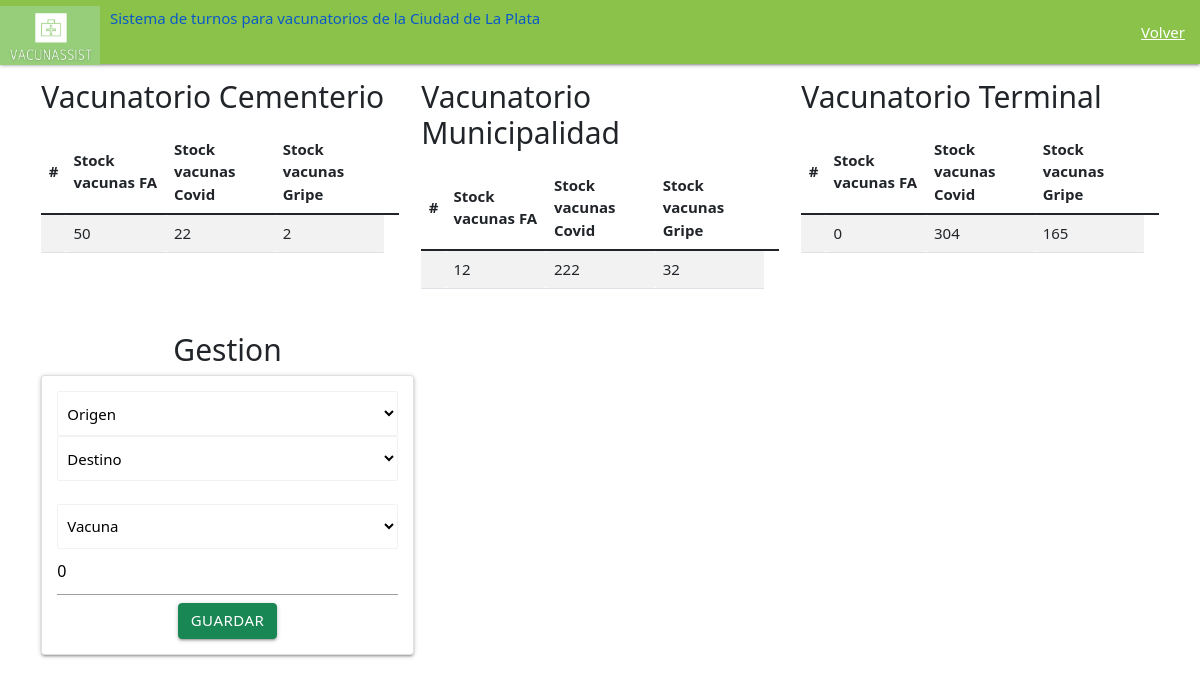
Before: /editarStockVacunatorio/ with the older database file.
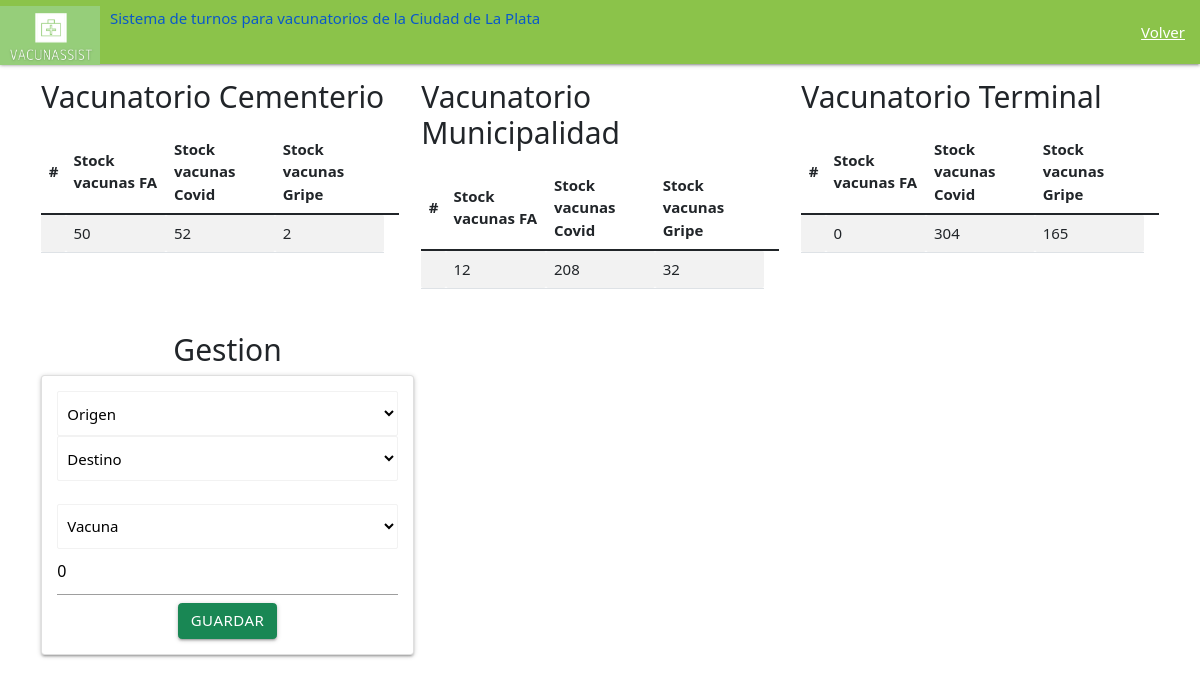
After: the same page with the newer database file.
### main/models.py (models this page shows, shortened)
class Vacunatorio(models.Model):
    administrador_nombre= models.CharField(max_length=100)
    vacunatorio_zona= models.CharField(max_length=100)
    stock_vac_fa=models.IntegerField()
    stock_vac_covid=models.IntegerField()
    stock_vac_gripe=models.IntegerField()

### main/views.py (the view)
# urls.py: path('editarStockVacunatorio/', views.editarStockVacunatorio, name= 'editarStockVacunatorio' ),
def editarStockVacunatorio(request):
    vacunatorioCementerio=Vacunatorio.objects.get(vacunatorio_zona='Cementerio Municipal')
    vacunatorioMunicipalidad=Vacunatorio.objects.get(vacunatorio_zona='Municipalidad')
    vacunatorioTerminal=Vacunatorio.objects.get(vacunatorio_zona='Terminal de Omnibus')
    return render(request, "main/editarStockVacunatorio.html",{"vacunatorioC":vacunatorioCementerio,"vacunatorioMuni":vacunatorioMunicipalidad,"vacunatorioTerm":vacunatorioTerminal})

### main/templates/main/editarStockVacunatorio.html (shortened to what the changed rows need)
<!DOCTYPE html>
{% load static %}
<html lang="en" dir="ltr">
  <head>
        <link rel="stylesheet" href="https://cdnjs.cloudflare.com/ajax/libs/materialize/1.0.0/css/materialize.min.css">
        <link rel="stylesheet" href="https://cdnjs.cloudflare.com/ajax/libs/materialize/1.0.0/css/materialize.min.css">
        <link type='text/css' href="{% static 'css/estilo.css' %}" rel="stylesheet" />
    <link href="https://cdn.jsdelivr.net/npm/bootstrap@5.1.3/dist/css/bootstrap.min.css" rel="stylesheet">
      <body>
<div class="container py4">
    <div class="row">
         <div class="col s12 m6">
           <h2>Vacunatorio Cementerio</h2>
           <div class="table-responsive py-2">
             <table class="table table-striped">
               <thead>
                 <tr>
                  <th>#</th>
                   <th>Stock vacunas FA </th>
                   <th>Stock vacunas Covid</th>
                   <th>Stock vacunas Gripe</th>
                   <th colspan="2"></th>
                 </tr>
               </thead>
               <tbody>
                   <td>{{forloop.counter}}</td>
                   <td> {{vacunatorioC.stock_vac_fa}}</td>
                   <td>{{vacunatorioC.stock_vac_covid}}
                   <td>{{vacunatorioC.stock_vac_gripe}}</td>
               </tbody>
             </table>
           </div>
         </div>
         <div class="col s12 m6">
           <h2>Vacunatorio Municipalidad</h2>
           <div class="table-responsive py-2">
             <table class="table table-striped">
               <thead>
                 <tr>
                  <th>#</th>
                   <th>Stock vacunas FA </th>
                   <th>Stock vacunas Covid</th>
                   <th>Stock vacunas Gripe</th>
                   <th colspan="2"></th>
                 </tr>
               </thead>
               <tbody>
                   <td>{{forloop.counter}}</td>
                   <td> {{vacunatorioMuni.stock_vac_fa}}</td>
                   <td>{{vacunatorioMuni.stock_vac_covid}}
                   <td>{{vacunatorioMuni.stock_vac_gripe}}</td>
               </tbody>
             </table>
           </div>
         </div>
         <div class="col s12 m6">
           <h2>Vacunatorio Terminal</h2>
           <div class="table-responsive py-2">
             <table class="table table-striped">
               <thead>
                 <tr>
                  <th>#</th>
                   <th>Stock vacunas FA </th>
                   <th>Stock vacunas Covid</th>
                   <th>Stock vacunas Gripe</th>
                   <th colspan="2"></th>
                 </tr>
               </thead>
             </table>
           </div>
         </div>
    </div>
 </div>
<div class="center">
<div class="center">
<div class="container py4">
    <div class="col-sm-12 col-md-6 col-lg-4 col-xl-4">
        <h2> Gestion </h2>
      </body>

Changed rows visible on the page:
changed Vacunatorio (number 1 of 3 on the later page): stock_vac_covid "22" → "52"
changed Vacunatorio (number 2 of 3 on the later page): stock_vac_covid "222" → "208"
